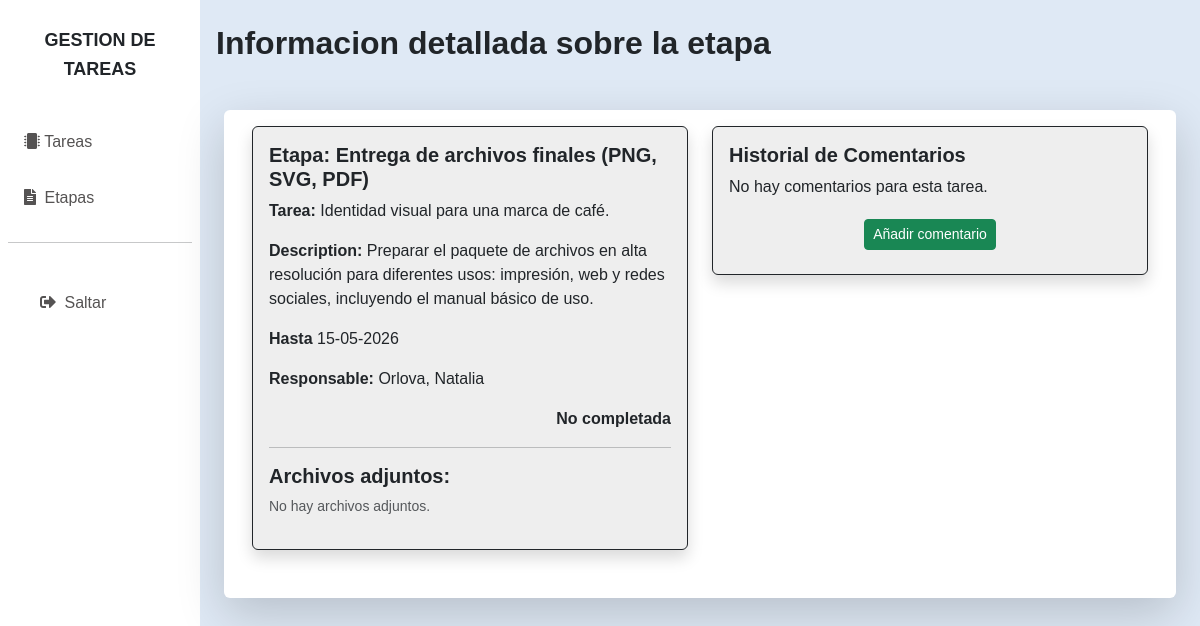
/stages/9/ (signed in), run on an earlier commit of the app's database.
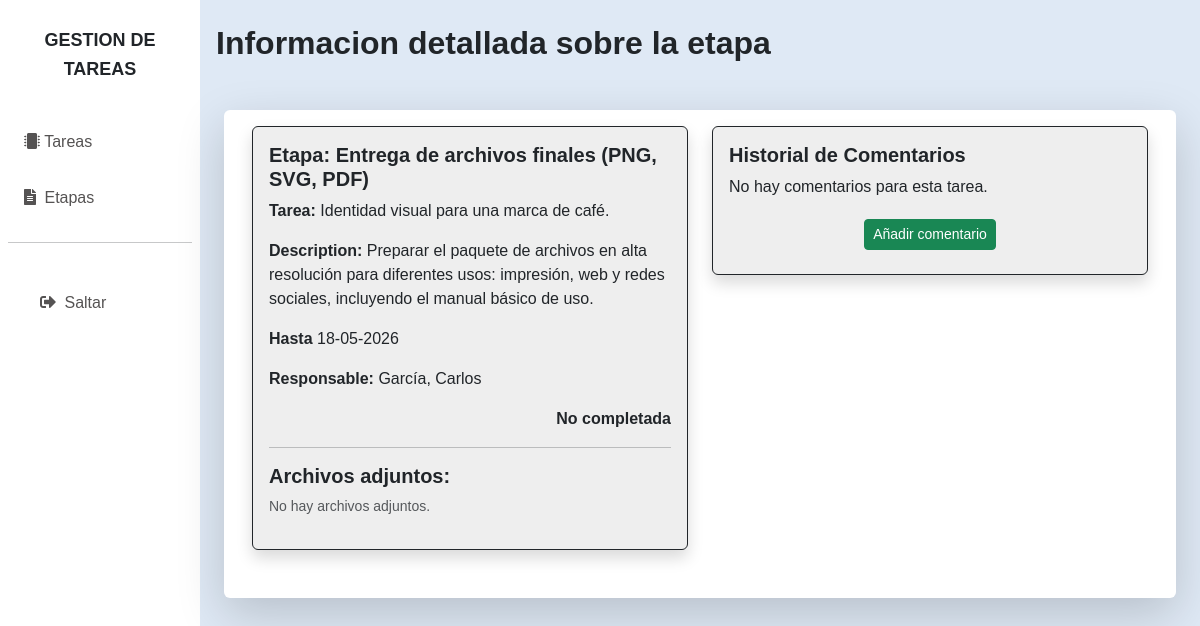
And on a later commit of the database.
### taskapp/models.py (models this page shows, shortened)
class Stage(models.Model):
    count = models.PositiveIntegerField(verbose_name='orden')
    title = models.CharField(max_length=100, verbose_name='titulo')
    description = models.TextField(null=False, blank=True, verbose_name='descripcion')
    start_date = models.DateTimeField(auto_now_add=True, verbose_name='fecha de inicio')
    end_date = models.DateTimeField(verbose_name='fecha de terminacion')
    status = models.BooleanField(default=False, verbose_name='completada')
    task = models.ForeignKey(
        Task,
        on_delete=models.CASCADE,
        related_name='stages',
        verbose_name='tarea')
    student = models.ForeignKey(
        settings.AUTH_USER_MODEL,
        on_delete=models.PROTECT,
        related_name='stages',
        limit_choices_to={'is_student': True},
        verbose_name='alumno')
    class Meta:
        ordering = ['task', 'count']

class Task(models.Model):
    title = models.CharField(max_length=100, verbose_name='titulo')
    description = models.TextField(null=False, blank=True, verbose_name='descripcion')
    start_date = models.DateTimeField(auto_now_add=True)
    end_date = models.DateTimeField(verbose_name='fecha de terminacion')
    status = models.BooleanField(default=False, verbose_name='completada')
    author = models.ForeignKey(
        settings.AUTH_USER_MODEL,
        on_delete=models.CASCADE,
        related_name='created_tasks',
        verbose_name='Autor de la tarea',
        null=True,
        blank=True
    )
    students = models.ManyToManyField(
        settings.AUTH_USER_MODEL,
        related_name='tasks_as_student',
        limit_choices_to={'is_student': True},
        verbose_name='alumnos'
    )
    tutor = models.ForeignKey(
        settings.AUTH_USER_MODEL,
        on_delete=models.PROTECT,
        related_name='tasks_as_tutor',
        limit_choices_to={'is_tutor': True},
        verbose_name='tutor')
    course = models.ForeignKey(
        Course,
        on_delete=models.PROTECT,
        related_name='tasks',
        verbose_name='cursos')

### myauth/models.py (models this page shows)
class User(AbstractBaseUser, PermissionsMixin):
    is_student = models.BooleanField(default=False)
    is_tutor = models.BooleanField(default=False)
    dni = models.CharField(max_length=10, unique=True)
    name = models.CharField(max_length=100)
    last_name = models.CharField(max_length=200)
    email = models.EmailField(unique=True)
    birthdate = models.DateField(null=True, blank=True)
    group = models.ForeignKey(
        'taskapp.Group',
        on_delete=models.PROTECT,
        related_name='users',
        null=True, # Optional: helps if you create a superuser without a department
        blank=True
    )
    is_active = models.BooleanField(default=True)
    is_staff = models.BooleanField(default=False)
    date_joined = models.DateTimeField(auto_now_add=True)
    objects = UserManager()
    USERNAME_FIELD = "email"   # Students will login using email
    REQUIRED_FIELDS = ["name"] # Fields prompted for during 'createsuperuser'
    def __str__(self):
        return f"{self.last_name}, {self.name}"

### taskapp/views.py (the view)
# urls.py: path('stages/<int:pk>/', StageDetailView.as_view(), name='stage_detail'),
class StageDetailView(DetailView):
    model = Stage
    template_name = 'stages/stage-detail.html'
    def get_context_data(self, **kwargs):
        context = super().get_context_data(**kwargs)
        context['comments'] = (CommentStage.objects.filter(stage=self.object)
                               .select_related('user').order_by('-uploaded_at'))
        return context

### taskapp/templates/stages/stage-detail.html (shortened to what the changed rows need)
{% extends "_base.html" %}
{% block content %}
<h2 class="fw-bold">Informacion detallada sobre la etapa</h2>
<div class="row bg-white px-3 py-3 mx-2 my-5 rounded pb-5 shadow-lg">
    <div class="col">
        <div class="card border-dark shadow" style="background: #eee">
            <div class="card-body">
                <h5 class="card-title fw-bold">Etapa: {{ object.title }}</h5>
                <p class="card-text"><span class="card-text fw-semibold">Tarea:</span> {{ object.task.title }}.</p>
                <p class="card-text"><span class="card-text fw-semibold">Description:</span> {{ object.description }}.</p>
                <p class="card-text"><span class="card-text fw-semibold">Hasta</span> {{ object.end_date|date:"d-m-Y" }}</p>
                <p class="card-text"><span class="card-text fw-semibold">Responsable:</span> {{ object.student }}</p>
                <div class="d-flex justify-content-end fw-bold">
                    {% if object.status %}
                    Completada
                    {% else %}
                    No completada
                    {% endif %}
                </div>
                <hr>
                <div class="mt-3">
                    <h5 class="fw-bold"> Archivos adjuntos:</h5>
                    <div class="row g-2">
                    </div>
                </div>
            </div>
        </div>
    </div>
</div>
{% endblock %}

What changed in the data, as far as the page shows it:
changed Stage "Entrega de archivos finales (PNG, SVG, PDF)": end_date "15-05-2026" → "18-05-2026"; student "Orlova, Natalia" → "García, Carlos"
